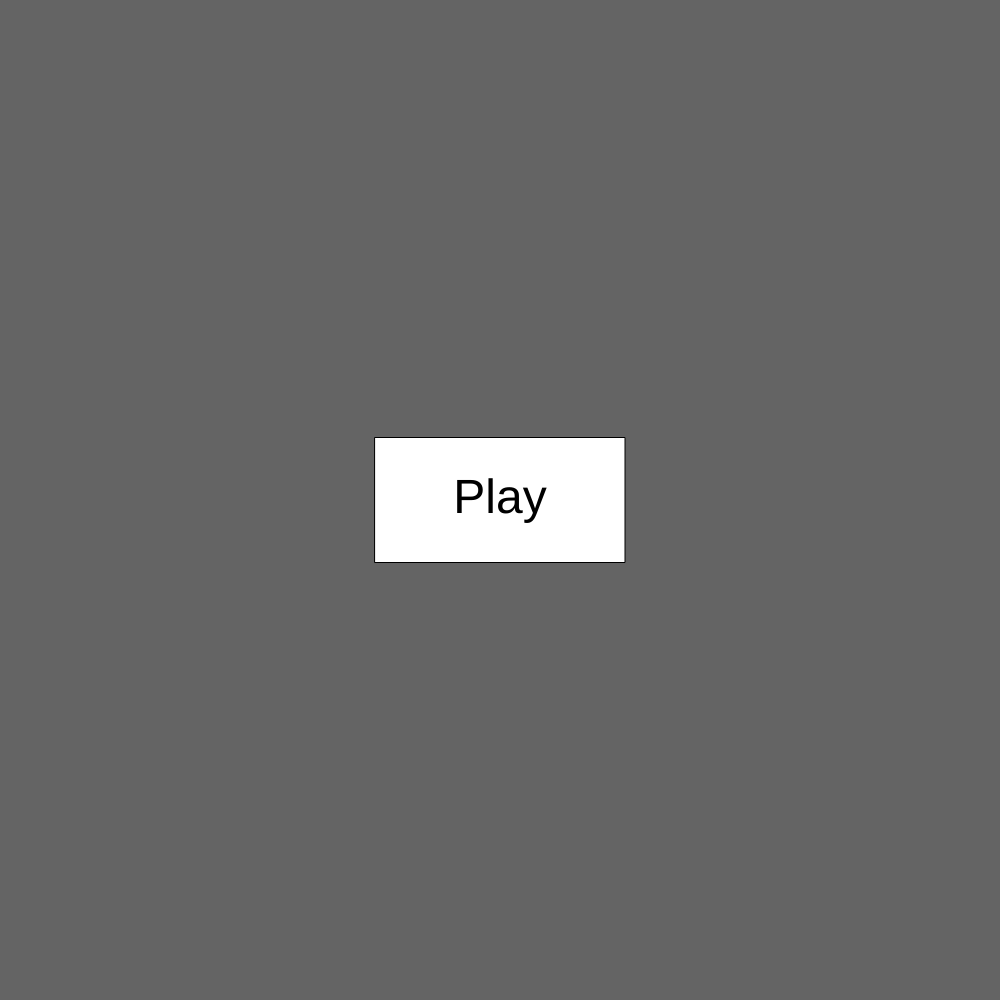
Frame 1 (no input)
Frame 60 (no input): identical to frame 1, image omitted
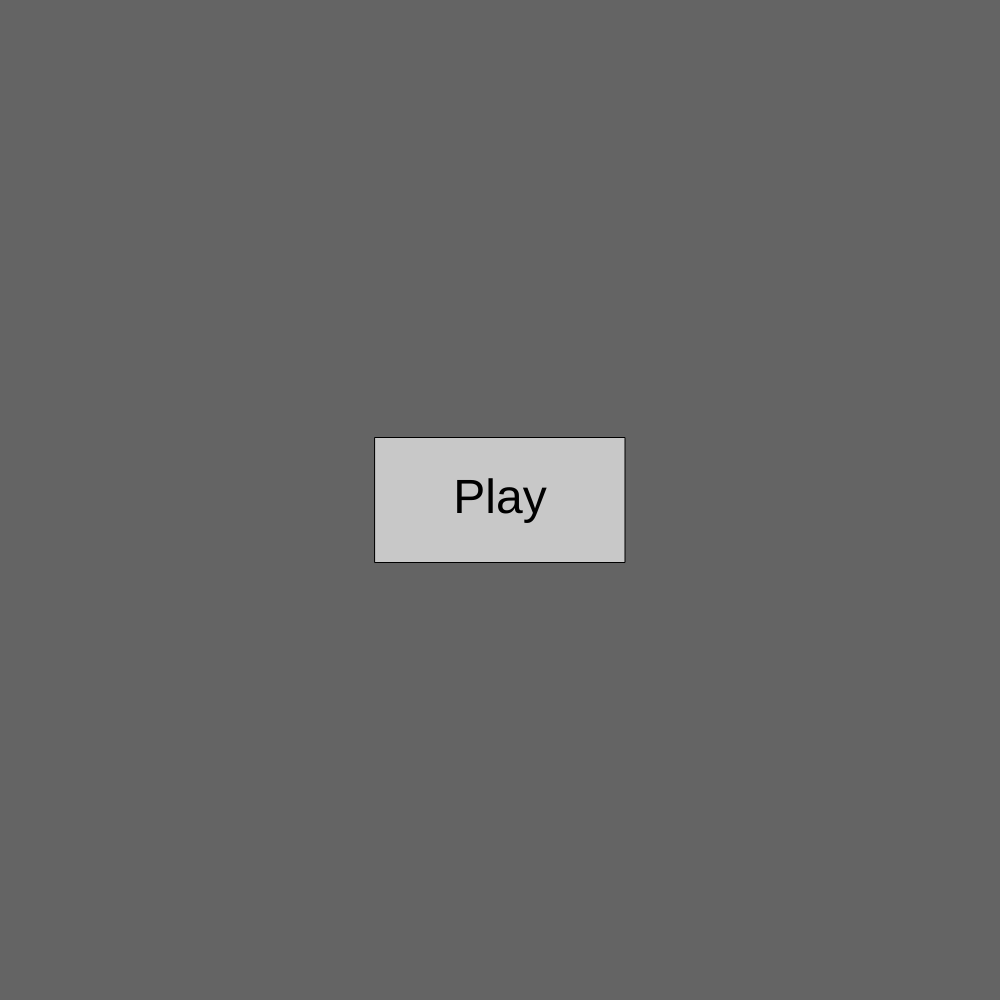
Frame 120 (the mouse pressed at the canvas centre since frame 60)

The p5.js sketch that drew these frames (run headless with seeded random() and noise() and a simulated clock; from frame 60 on, the mouse is pressed at the canvas centre):

// p5.js sketch
// ── sketch.js
// Dom's
let myPaddle;
let myBall;
let lifeCount;
let myScore;
let myMenu;

let state = 0; // 0 = pre game menu, 1 = game, 2 =
// Sarvath's
let bricks, aBrick;
let setOfBricks = [];
let newArray;

function setup() {
  // Dom
  createCanvas(windowHeight, windowHeight);
  myPaddle = new Paddle();
  myBall = new Ball();
  lifeCount = new Lives(3);
  myScore = new Score();
  myMenu = new Menu();

  // Sarvath
  bricks = new Brick();
  bricks.create2dArray();
}

function draw() {
  background(100);
  if (state === 0) {
    myMenu.displayButton();
    myMenu.checkIfMouseIsOverButton();
  }

  if (state === 1) {
    myPaddle.display();
    myPaddle.move();

    myBall.display();
    myBall.move();

    lifeCount.display();
    lifeCount.removeLives();
    lifeCount.checkForLoss();

    myScore.display();

    // Sarvath's
    bricks.makeBricks();
    bricks.removeBrick();
  }

  if (state === 2) {
    myMenu.displayGameOver();
  }
}

// Dom's
class Paddle {
  constructor() {
    // Display variables
    this.x = width / 2;
    this.y = height - height / 8;
    this.width = width / 8;
    this.segments = [0, 1, 2, 3, 4, 5, ];
    this.height = width / 32;
    this.segmentx = [0, 1, 2, 3, 4, 5];

    // Movement variables
    this.speed = 6;
    this.direction = 0;
    this.left = false;
    this.right = false;

    // State variable
    this.state = 0; // 0 = before serve, 1 = after serve

    // Counts each time the ball hits the paddle
    this.hitCount = 0;
  }

  display() {
    fill(255);
    rectMode(CENTER);
    // Constantly checks where each segment of the paddle is
    for (let i = 0; i < this.segments.length; i++) {
      this.segmentx[i] = this.x - this.width / 2 + this.width / 6 * (i + 0.5);
    }
    // Draws the paddle
    noStroke();
    rect(this.x, this.y, this.width, this.height);
  }

  move() {
    if (this.left && this.right) {
      this.direction = 0;
    }
    // Checks if the left arrow key is down and if the paddle is going to collide with the edge
    else if (this.left) {
      if (this.x - this.width / 2 - this.speed > 0) {
        this.direction = -1;
      }
      else {
        this.x = this.width / 2;
      }
    }
    // Checks if the right arrow key is down and if the paddle is going to collide with the edge
    else if (this.right) {
      if (this.x + this.width / 2 + this.speed < width) {
        this.direction = 1;
      }
      else {
        this.x = width - this.width / 2;
      }
    }
    else {
      this.direction = 0;
    }

    // Moves the paddle
    this.x += this.speed * this.direction;
  }

  resetPaddle() {
    // Resets the paddle
    this.state = 0;
    this.hitCount = 0;
    this.x = width / 2;
    this.y = height - height / 8;

    // Resets the ball speed and power
    myBall.ySpeed = 6;
    myBall.xSpeed = 6;
    myBall.hitPower = 1;
  }

  hitCounter() {
    // Each time the ball hits the paddle the counter goes up
    this.hitCount += 1;
    // Every 12 hits a new row is added
    if (this.hitCount % 12 === 0) {
      bricks.addRow();
    }
    // Every 6 hits the speed of the ball increases
    if (this.hitCount % 6 === 0){
      myBall.xSpeed += 0.25;
      myBall.ySpeed += 0.25;
    }
    // Every 18 hits the amount of damage that you do to the bricks increases
    if (this.hitCount % 18 === 0){
      myBall.hitPower += 1;
    }
    // Every 24 hits the new row spawned will take one extra hit to destroy
    // This caps at 5, and doesn't reset if you lose a life
    if (this.hitCount % 24 === 0 && bricks.strength < 5){
      bricks.strength += 1;
    }
  }
}

class Ball {
  constructor() {
    // Display variables
    this.x = width / 2;
    this.y = 100;
    this.radius = 25;

    // Movement variables
    this.ySpeed = 6;
    this.xSpeed = 6;
    this.xDirection = 1;
    this.yDirection = 1;

    // Power up variable
    this.hitPower = 1;

  }

  display() {
    fill(255);
    noStroke();
    ellipseMode(CENTER);
    ellipse(this.x, this.y, this.radius, this.radius);
  }

  move() {
    // Before the player serves the ball
    if (myPaddle.state === 0) {
      this.x = myPaddle.x;
      this.y = myPaddle.y - 30;
    }
    // After the player serves the ball
    else {
      // Collisions on edges
      if (this.x - this.radius / 2 + this.xDirection * this.xSpeed <= 0 || this.x + this.radius / 2 + this.xDirection * this.xSpeed >= width) {
        this.xDirection = -this.xDirection;
      }

      // Collisions on top
      if (this.y - this.radius / 2 + this.yDirection * this.ySpeed <= 0) {
        this.yDirection = -this.yDirection;
      }

      // Checks to see if the paddle is about to hit the left most segment of the paddle
      if (this.y + this.radius + this.ySpeed >= myPaddle.y && this.x <= myPaddle.segmentx[0] + myPaddle.width / 12 &&
        this.x + this.radius >= myPaddle.segmentx[0] - myPaddle.width / 12) {
        // Checks to see if ball is currently touching the section of the paddle, and makes sure it isn't hitting on the way up
        if (this.y < myPaddle.y + myPaddle.height / 2 && this.yDirection > 0) {
          this.yDirection = -this.yDirection;
          this.xDirection = -1;
          myPaddle.hitCounter();
        }
      }

      // Checks to see if the paddle is about to hit the second left most segment of the paddle
      if (this.y + this.radius + this.ySpeed >= myPaddle.y && this.x <= myPaddle.segmentx[1] + myPaddle.width / 12 &&
        this.x >= myPaddle.segmentx[1] - myPaddle.width / 12) {
        // Checks to see if ball is currently touching the section of the paddle, and makes sure it isn't hitting on the way up
        if (this.y < myPaddle.y + myPaddle.height / 2 && this.yDirection > 0) {
          this.yDirection = -this.yDirection;
          this.xDirection = -0.67;
          myPaddle.hitCounter();
        }
      }

      // Checks to see if the paddle is about to hit the left middle segment of the paddle
      if (this.y + this.radius + this.ySpeed >= myPaddle.y && this.x <= myPaddle.segmentx[2] + myPaddle.width / 12 &&
        this.x >= myPaddle.segmentx[2] - myPaddle.width / 12) {
        // Checks to see if ball is currently touching the section of the paddle, and makes sure it isn't hitting on the way up
        if (this.y < myPaddle.y + myPaddle.height / 2 && this.yDirection > 0) {
          this.yDirection = -this.yDirection;
          this.xDirection = -0.33;
          myPaddle.hitCounter();
        }
      }

      // Checks to see if the paddle is about to hit the right middle segment of the paddle
      if (this.y + this.radius + this.ySpeed >= myPaddle.y && this.x <= myPaddle.segmentx[3] + myPaddle.width / 12 &&
        this.x >= myPaddle.segmentx[3] - myPaddle.width / 12) {
        // Checks to see if ball is currently touching the section of the paddle, and makes sure it isn't hitting on the way up
        if (this.y < myPaddle.y + myPaddle.height / 2 && this.yDirection > 0) {
          this.yDirection = -this.yDirection;
          this.xDirection = 0.33;
          myPaddle.hitCounter();
        }
      }

      // Checks to see if the paddle is about to hit the second right most segment of the paddle
      if (this.y + this.radius + this.ySpeed >= myPaddle.y && this.x <= myPaddle.segmentx[4] + myPaddle.width / 12 &&
        this.x >= myPaddle.segmentx[4] - myPaddle.width / 12) {
        // Checks to see if ball is currently touching the section of the paddle, and makes sure it isn't hitting on the way up
        if (this.y < myPaddle.y + myPaddle.height / 2 && this.yDirection > 0) {
          this.yDirection = -this.yDirection;
          this.xDirection = 0.67;
          myPaddle.hitCounter();
        }
      }

      // Checks to see if the paddle is about to hit the right most segment of the paddle
      if (this.y + this.radius + this.ySpeed >= myPaddle.y && this.x - this.radius <= myPaddle.segmentx[5] + myPaddle.width / 12 &&
        this.x >= myPaddle.segmentx[5] - myPaddle.width / 12) {
        // Checks to see if ball is currently touching the section of the paddle, and makes sure it isn't hitting on the way up
        if (this.y < myPaddle.y + myPaddle.height / 2 && this.yDirection > 0) {
          this.yDirection = -this.yDirection;
          this.xDirection = 1;
          myPaddle.hitCounter();
        }
      }

      // Moves the ball
      this.x += this.xDirection * this.xSpeed;
      this.y += this.yDirection * this.ySpeed;
    }
  }
}

class Lives {
  constructor(num) {
    this.lives = num;
  }

  display() {
    // Draws life count in bottom left corner
    textSize(32);
    textAlign(LEFT, BOTTOM);
    text("Lives: " + this.lives, 5, height - 5);
  }

  removeLives() {
    // Subtracts the amount of lives by one when the ball reaches the bottom
    if (myBall.y > height) {
      this.lives -= 1;
      myPaddle.resetPaddle();
    }
  }

  checkForLoss() {
    // Changes the game to loss screen when lives reaches zero
    if (this.lives === 0) {
      state = 2;
    }
  }
}

class Score {
  constructor() {
    this.amount = 0;
  }

  display() {
    // Draws score in bottom right corner
    textAlign(LEFT, BOTTOM);
    text("Score: " + this.amount, width - 175, height - 5);
  }
}

class Menu {
  constructor() {
    this.buttonx = width / 2;
    this.buttony = height / 2;
    this.buttonWidth = width / 4;
    this.buttonHeight = width / 8;
    this.isMouseOverButton = false;
  }

  displayButton() {
    rectMode(CENTER);

    fill(255);
    // Changes the color of the button from white to grey if the mouse is over it
    if (this.isMouseOverButton) {
      fill(200);
    }
    // Draws the button in the middle of the screen
    rect(this.buttonx, this.buttony, this.buttonWidth, this.buttonHeight);
    fill(0);
    textSize(48);
    textAlign(CENTER, CENTER);
    text("Play", this.buttonx, this.buttony);
  }

  checkIfMouseIsOverButton() {
    // Checks to see if the mouse x and y are within the button
    if (mouseX <= this.buttonx + this.buttonWidth / 2 && mouseX >= this.buttonx - this.buttonWidth / 2 &&
      mouseY <= this.buttony + this.buttonHeight / 2 && mouseY >= this.buttony - this.buttonHeight / 2) {
      this.isMouseOverButton = true;
    }
    else {
      this.isMouseOverButton = false;
    }
  }
  displayGameOver() {
    // Writes game over and your score when you lose
    fill(0, 255, 0);
    textSize(48);
    textAlign(CENTER, CENTER);
    text("Your Score: " + myScore.amount, this.buttonx, this.buttony);

    textSize(72);
    text("Game Over", this.buttonx, this.buttony - 75);
  }
}

function keyPressed() {
  // Checks to see if left arrow is pressed or if right arrow is pressed
  if (state === 1) {
    if (keyCode === LEFT_ARROW) {
      myPaddle.left = true;
    }

    if (keyCode === RIGHT_ARROW) {
      myPaddle.right = true;
    }

    // When the space bar is pressed it serves the ball
    if (keyCode === 32 && myPaddle.state === 0) {
      myPaddle.state = 1;
      myBall.xDirection = 0;
      myBall.yDirection = -1;
    }
  }

}

function keyReleased() {
  // Checks to see if left arrow is released or if right arrow is released
  if (keyCode === LEFT_ARROW) {
    myPaddle.left = false;
  }

  if (keyCode === RIGHT_ARROW) {
    myPaddle.right = false;
  }
}

function mousePressed() {
  if (state === 0 && myMenu.isMouseOverButton) {
    state = 1;
  }
}
// SARVATH -------------------------------------------------------------------------------------------------------------------------------------------------
class Brick {
  constructor() {
    this.rows = 4;
    this.cols = 8;
    this.width = width / 8;
    this.height = height / 16;
    this.state = 0;
    this.strength = 3;
  }

  makeBricks() {
    rectMode(CORNER);
    stroke(0);
    strokeWeight(1);
    for (let x = 0; x < this.cols; x++) {
      for (let y = 0; y < this.rows; y++) {
        if (setOfBricks[x][y] === 5) {
          fill(200, 0, 255);
          aBrick = rect(x * this.width, y * this.height, this.width, this.height);
        }
        else if (setOfBricks[x][y] === 4) {
          fill(100, 0, 200);
          aBrick = rect(x * this.width, y * this.height, this.width, this.height);
        }
        else if (setOfBricks[x][y] === 3) {
          fill(0, 0, 255);
          aBrick = rect(x * this.width, y * this.height, this.width, this.height);
        }
        else if (setOfBricks[x][y] === 2) {
          fill(0, 150, 255);
          aBrick = rect(x * this.width, y * this.height, this.width, this.height);
        }
        else if (setOfBricks[x][y] === 1) {
          fill(0, 255, 255);
          aBrick = rect(x * this.width, y * this.height, this.width, this.height);
        }
      }
    }
  }

  addRow() {
    this.rows += 1;
    newArray = [];
    for (let x = 0; x < this.cols; x++) {
      newArray.push([]);
      for (let y = 0; y < this.rows; y++) {
        if (y < 1) {
          newArray[x].push(this.strength);
        }
        else {
          newArray[x].push(setOfBricks[x][y - 1]);
        }
      }
    }
    setOfBricks = newArray;

    // Checks to see if the new row reaches the bottom
    if (this.rows >= 13){
      for (let x = 0; x < this.cols; x++){
        if (setOfBricks[x][13] > 0){
          state = 2;
        }
      }
    }
  }

  create2dArray() {
    for (let x = 0; x < this.cols; x++) {
      setOfBricks.push([]);
      for (let y = 0; y < this.rows; y++) {
        setOfBricks[x].push(this.strength);
      }
    }
    return setOfBricks;
  }

  removeBrick() {
    for (let x = 0; x < this.cols; x++) {
      for (let y = 0; y < this.rows; y++) {
        this.xPosition = x * this.width;
        this.yPosition = y * this.height;
        if (setOfBricks[x][y] > 0) {
          // check if bottom hits
          if (myBall.x + myBall.radius / 2 + myBall.xSpeed * myBall.xDirection > this.xPosition &&
            myBall.x - myBall.radius / 2 + myBall.xSpeed * myBall.xDirection < this.xPosition + this.width &&
            myBall.y - myBall.radius / 2 > this.yPosition + this.height &&
            myBall.y - myBall.radius / 2 + myBall.ySpeed * myBall.yDirection <= this.yPosition + this.height && myBall.yDirection < 0) {
            setOfBricks[x][y] -= 1 * myBall.hitPower;
            myBall.yDirection = -myBall.yDirection;
            if (setOfBricks[x][y] <= 0) {
              myScore.amount += 10;
            }
          }

          // checks if top was hit
          else if (myBall.x + myBall.radius / 2 > this.xPosition + myBall.xSpeed * myBall.xDirection &&
            myBall.x - myBall.radius / 2 + myBall.xSpeed * myBall.xDirection < this.xPosition + this.width &&
            myBall.y + myBall.radius / 2 < this.yPosition &&
            myBall.y + myBall.radius / 2 + myBall.ySpeed * myBall.yDirection >= this.yPosition && myBall.yDirection > 0) {
            setOfBricks[x][y] -= 1 * myBall.hitPower;
            myBall.yDirection = -myBall.yDirection;
            if (setOfBricks[x][y] === 0) {
              myScore.amount += 10;
            }
          }

          // checks if hits right
          else if (myBall.y + myBall.radius / 2 + myBall.ySpeed * myBall.yDirection > this.yPosition &&
            myBall.y - myBall.radius / 2 + myBall.ySpeed * myBall.yDirection < this.yPosition + this.height &&
            myBall.x - myBall.radius / 2 > this.xPosition + this.width &&
            myBall.x - myBall.radius / 2 + myBall.xSpeed * myBall.xDirection <= this.xPosition + this.width) {
            setOfBricks[x][y] -= 1 * myBall.hitPower;
            myBall.xDirection = -myBall.xDirection;
            if (setOfBricks[x][y] === 0) {
              myScore.amount += 10;
            }
          }

          // checks if hit left
          else if (myBall.y + myBall.radius / 2 + myBall.ySpeed * myBall.yDirection > this.yPosition &&
            myBall.y - myBall.radius / 2 + myBall.ySpeed * myBall.yDirection < this.yPosition + this.height &&
            myBall.x + myBall.radius / 2 < this.xPosition &&
            myBall.x + myBall.radius / 2 + myBall.xSpeed * myBall.xDirection >= this.xPosition) {
            setOfBricks[x][y] -= 1 * myBall.hitPower;
            myBall.xDirection = -myBall.xDirection;
            if (setOfBricks[x][y] === 0) {
              myScore.amount += 10;
            }
          }
        }
      }
    }
  }
}
